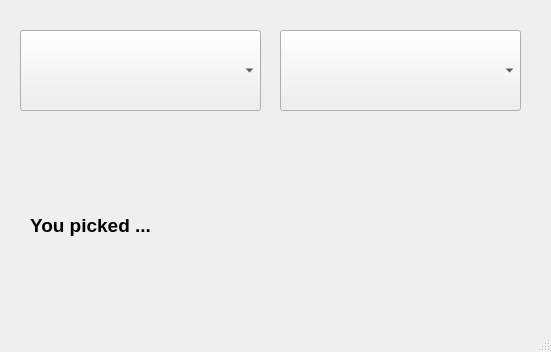
<?xml version="1.0" encoding="UTF-8"?>
<ui version="4.0">
 <class>MainWindow</class>
 <widget class="QMainWindow" name="MainWindow">
  <property name="geometry">
   <rect>
    <x>0</x>
    <y>0</y>
    <width>551</width>
    <height>352</height>
   </rect>
  </property>
  <property name="windowTitle">
   <string>MainWindow</string>
  </property>
  <widget class="QWidget" name="centralwidget">
   <widget class="QComboBox" name="comboBox">
    <property name="geometry">
     <rect>
      <x>20</x>
      <y>30</y>
      <width>241</width>
      <height>81</height>
     </rect>
    </property>
   </widget>
   <widget class="QComboBox" name="comboBox_2">
    <property name="geometry">
     <rect>
      <x>280</x>
      <y>30</y>
      <width>241</width>
      <height>81</height>
     </rect>
    </property>
   </widget>
   <widget class="QLabel" name="label">
    <property name="geometry">
     <rect>
      <x>30</x>
      <y>170</y>
      <width>491</width>
      <height>111</height>
     </rect>
    </property>
    <property name="font">
     <font>
      <pointsize>14</pointsize>
      <weight>75</weight>
      <bold>true</bold>
     </font>
    </property>
    <property name="text">
     <string>You picked ...</string>
    </property>
   </widget>
  </widget>
  <widget class="QStatusBar" name="statusbar"/>
 </widget>
 <resources/>
 <connections/>
</ui>
